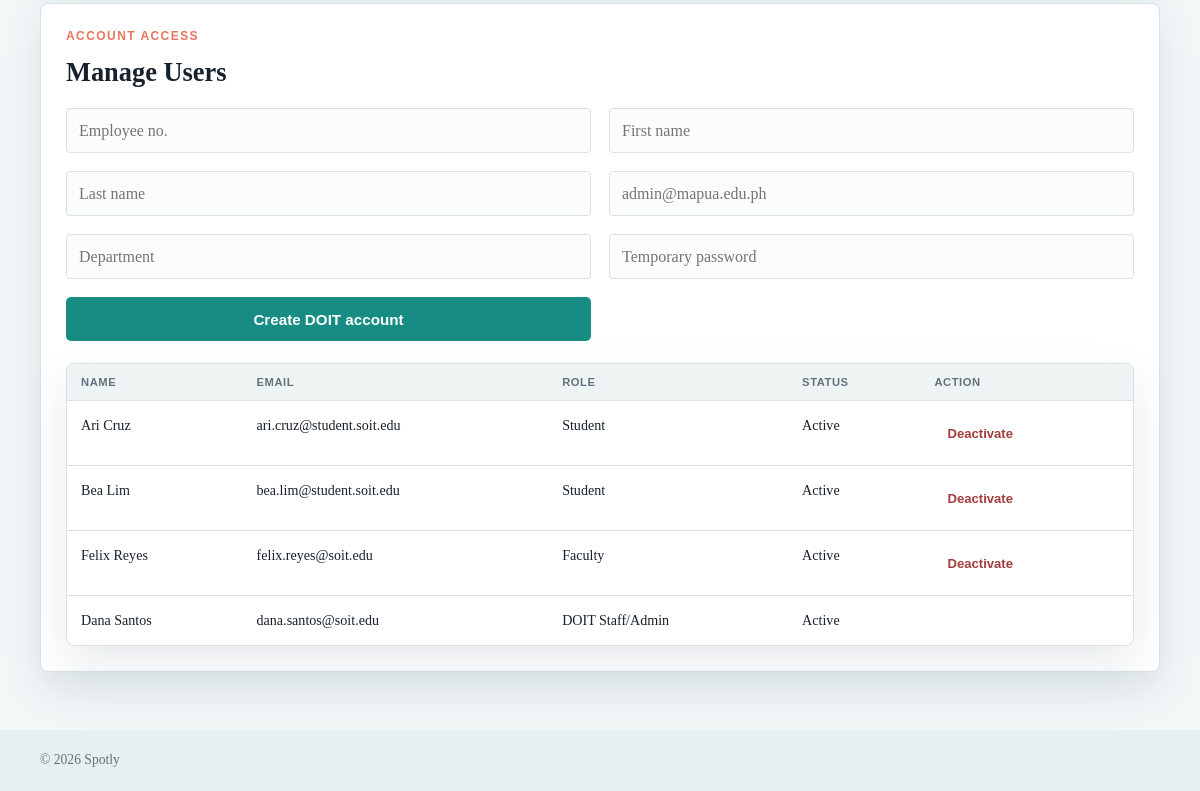
The page /pages/admin.php (signed in, lower part) on the database as committed earlier.
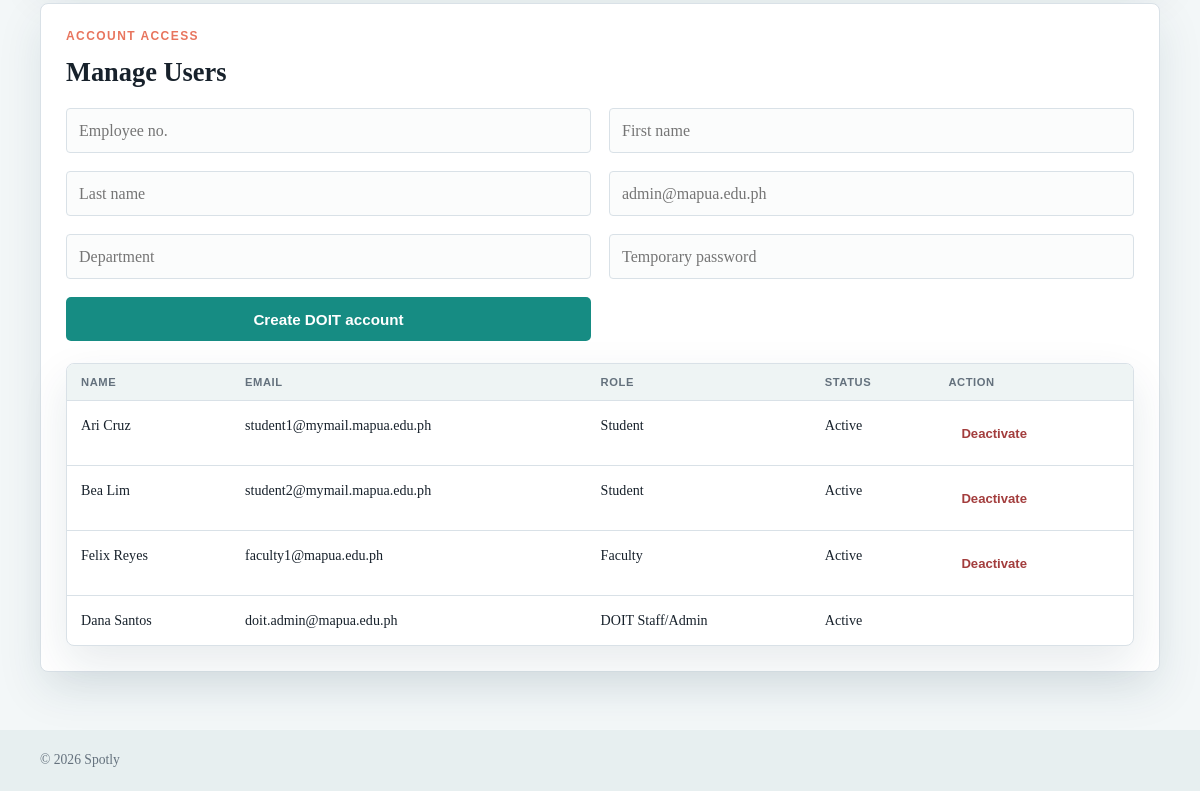
The same page on the database as committed later.
### tables this page shows
CREATE TABLE users (
    user_id INT PRIMARY KEY AUTO_INCREMENT,
    student_employee_no VARCHAR(20) NOT NULL,
    first_name VARCHAR(50) NOT NULL,
    last_name VARCHAR(50) NOT NULL,
    email VARCHAR(100) NOT NULL UNIQUE,
    password_hash VARCHAR(255) NOT NULL,
    role ENUM('Student', 'Faculty', 'DOIT Staff/Admin') NOT NULL,
    department VARCHAR(100) NOT NULL,
    is_verified BOOLEAN NOT NULL DEFAULT 0,
    verification_token VARCHAR(64) NULL,
    token_expires_at DATETIME NULL,
    is_active BOOLEAN NOT NULL DEFAULT 1,
    created_at DATETIME NOT NULL DEFAULT CURRENT_TIMESTAMP
);

### pages/admin.php (the view, shortened to what this page needs)
<?php
require_once __DIR__ . '/../config/db.php';
$user_statement = $pdo->prepare('SELECT user_id, first_name, last_name, email, role, is_active FROM users ORDER BY last_name, first_name');
$user_statement->execute();
$managed_users = $user_statement->fetchAll();
require_once __DIR__ . '/../includes/header.php';
?>
<section class="admin-section card">
	<div class="section-heading"><div><p class="eyebrow">Account access</p><h2>Manage Users</h2></div></div>
	<form id="create-doit-form" class="form-grid admin-user-form">
		<input name="student_employee_no" maxlength="20" placeholder="Employee no." required>
		<input name="first_name" maxlength="50" placeholder="First name" required>
		<input name="last_name" maxlength="50" placeholder="Last name" required>
		<input name="email" type="email" placeholder="admin@mapua.edu.ph" required>
		<input name="department" maxlength="100" placeholder="Department" required>
		<input name="password" type="password" minlength="8" placeholder="Temporary password" required>
		<button class="button button-primary" type="submit">Create DOIT account</button>
	</form>
	<div class="table-wrap"><table class="data-table admin-table"><thead><tr><th>Name</th><th>Email</th><th>Role</th><th>Status</th><th>Action</th></tr></thead><tbody>
	<?php foreach ($managed_users as $managed_user): ?><tr><td><?= htmlspecialchars($managed_user['first_name'] . ' ' . $managed_user['last_name'], ENT_QUOTES, 'UTF-8') ?></td><td><?= htmlspecialchars($managed_user['email'], ENT_QUOTES, 'UTF-8') ?></td><td><?= htmlspecialchars($managed_user['role'], ENT_QUOTES, 'UTF-8') ?></td><td><?= $managed_user['is_active'] ? 'Active' : 'Inactive' ?></td><td><?php if ((int) $managed_user['user_id'] !== (int) $_SESSION['user_id'] && $managed_user['is_active']): ?><button class="button button-small reject-button deactivate-user" data-user-id="<?= (int) $managed_user['user_id'] ?>" type="button">Deactivate</button><?php endif; ?></td></tr><?php endforeach; ?>
	</tbody></table></div>
</section>
<?php require_once __DIR__ . '/../includes/footer.php'; ?>

### includes/header.php (shortened to what this page needs)
<!DOCTYPE html>
<html lang="en">
<head>
	<link rel="stylesheet" href="../assets/css/style.css">
</head>
<body>
	<main class="container page-content">

### includes/footer.php (shortened to what this page needs)
	</main>
	<footer class="site-footer">
		<div class="container">
			<p>&copy; <?= date('Y') ?> Spotly</p>
		</div>
	</footer>
</body>
</html>

### assets/css/style.css (style rules this page uses)
:root { --ink: #17212b; --muted: #64717d; --line: #d9e1e7; --surface: #ffffff; --background: #f3f7f8; --navy: #123b50; --teal: #168c83; --teal-dark: #0f7069; --coral: #e8755e; --error: #a33d3d; --shadow: 0 18px 45px rgba(18, 59, 80, 0.10); }
* { box-sizing: border-box; }
body { margin: 0; color: var(--ink); background: var(--background); font-family: Georgia, 'Times New Roman', serif; line-height: 1.5; }
.container { width: min(1120px, calc(100% - 40px)); margin: 0 auto; }
.page-content { min-height: calc(100vh - 150px); padding: 58px 0; }
.eyebrow { margin: 0 0 10px; color: var(--coral); font: 700 0.75rem Arial, sans-serif; letter-spacing: 0.12em; text-transform: uppercase; }
.card { background: var(--surface); border: 1px solid var(--line); border-radius: 8px; box-shadow: var(--shadow); }
.calendar-heading, .section-heading { display: flex; justify-content: space-between; align-items: end; gap: 20px; margin-bottom: 16px; }
.calendar-heading h2, .section-heading h2 { margin: 0; font-size: 1.65rem; }
.table-wrap { overflow-x: auto; border: 1px solid var(--line); border-radius: 8px; background: var(--surface); box-shadow: var(--shadow); }
.data-table { width: 100%; border-collapse: collapse; text-align: left; }
.data-table th { padding: 12px 14px; color: var(--muted); background: #eef4f4; font: 700 0.7rem Arial, sans-serif; letter-spacing: 0.05em; text-transform: uppercase; }
.admin-section { margin-top: 28px; padding: 25px; }
.reject-button { color: var(--error); border-color: #e5b4b4; background: #fff; }
.admin-table { min-width: 860px; }
.button { display: inline-flex; justify-content: center; align-items: center; min-height: 44px; padding: 10px 18px; border: 1px solid transparent; border-radius: 5px; font: 700 0.95rem Arial, sans-serif; text-decoration: none; cursor: pointer; }
.button-primary { color: #fff; background: var(--teal); }
.button-small { min-height: 36px; padding: 7px 12px; font-size: 0.82rem; }
.form-grid { display: grid; grid-template-columns: repeat(2, minmax(0, 1fr)); gap: 18px; }
input, select { width: 100%; min-height: 45px; padding: 10px 12px; border: 1px solid var(--line); border-radius: 4px; color: var(--ink); background: #fbfcfc; font: 1rem Georgia, 'Times New Roman', serif; }
.admin-user-form { margin-bottom: 22px; }
.admin-user-form input { min-width: 0; }
.site-footer { padding: 20px 0; color: var(--muted); background: #e7eff0; font-size: 0.85rem; }
.site-footer p { margin: 0; }

Rows that differ between the two databases and show on the page:
changed users "Ari Cruz": email "ari.cruz@student.soit.edu" → "student1@mymail.mapua.edu.ph"
changed users "Bea Lim": email "bea.lim@student.soit.edu" → "student2@mymail.mapua.edu.ph"
changed users "Felix Reyes": email "felix.reyes@soit.edu" → "faculty1@mapua.edu.ph"
changed users "Dana Santos": email "dana.santos@soit.edu" → "doit.admin@mapua.edu.ph"
